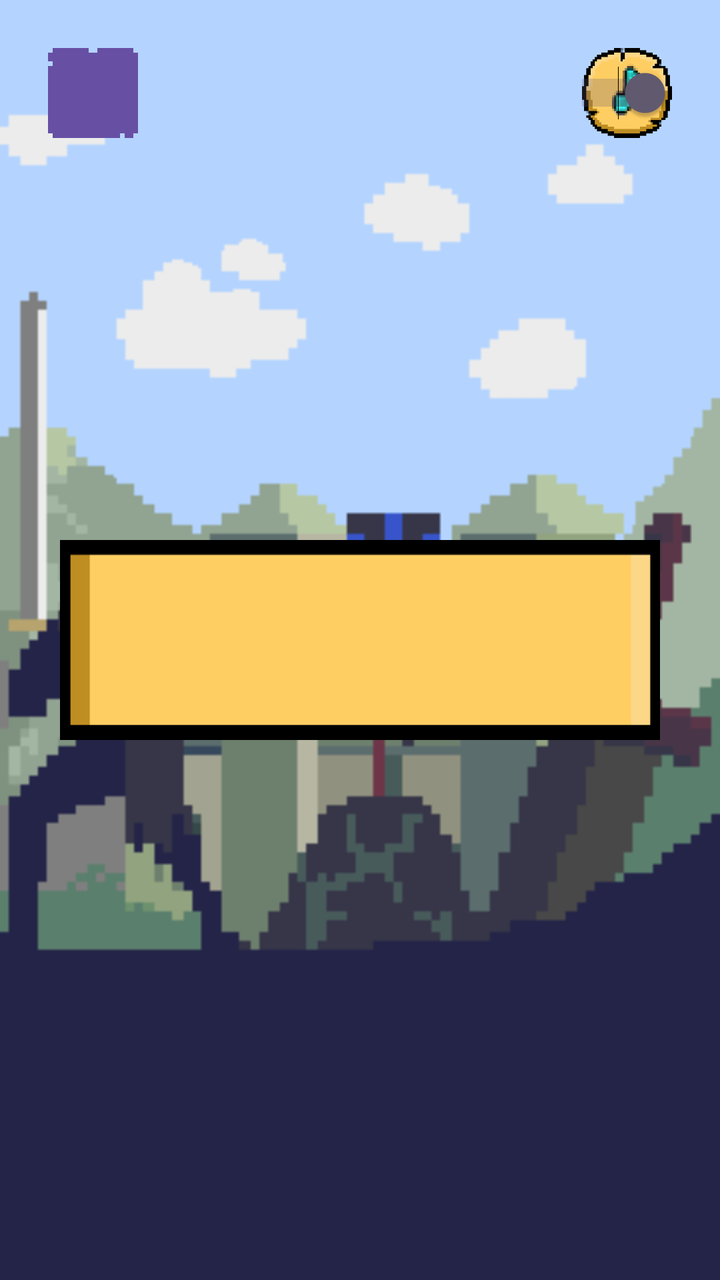
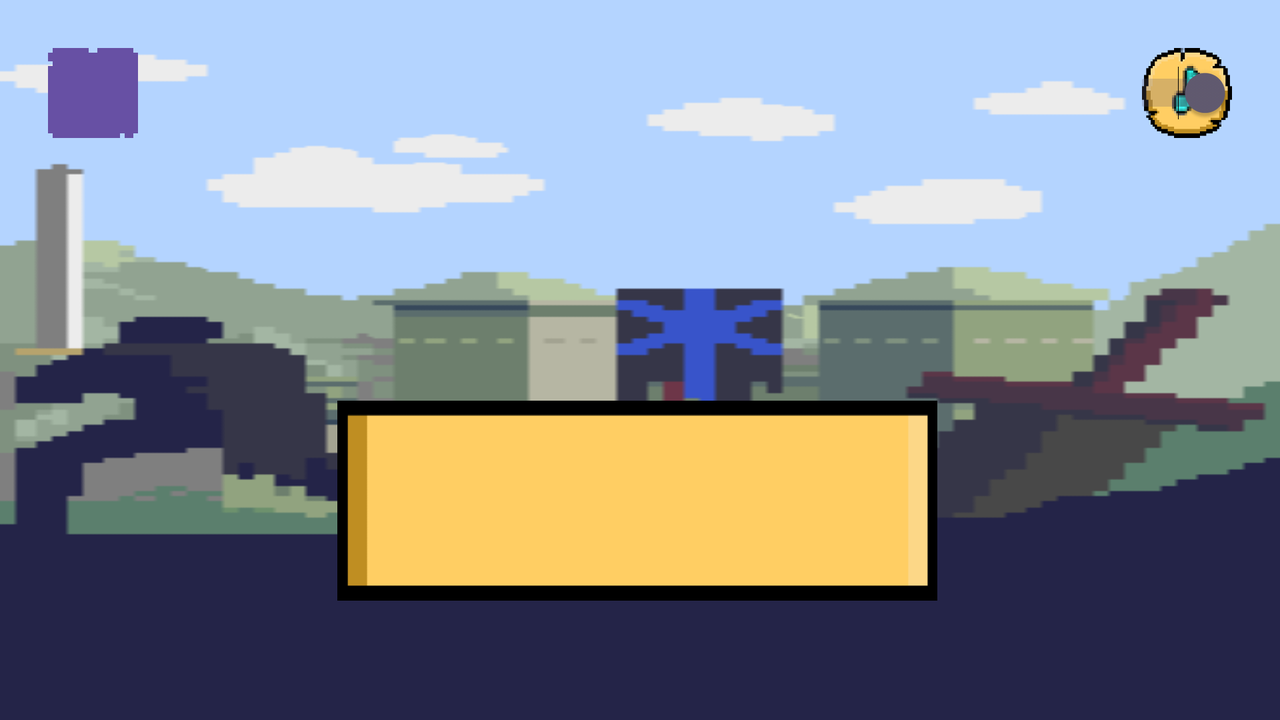

First picture: res/layout/ on a phone held upright. Second picture: the repository's own variant of that layout, on a device whose configuration matches the variant's folder. Source for both follows.
<!-- AndroidManifest.xml: application theme Theme.KnightsConquest -->
<!-- res/layout/activity_host_screen.xml -->
<?xml version="1.0" encoding="utf-8"?>
<androidx.constraintlayout.widget.ConstraintLayout xmlns:android="http://schemas.android.com/apk/res/android"
    xmlns:app="http://schemas.android.com/apk/res-auto"
    xmlns:tools="http://schemas.android.com/tools"
    android:id="@+id/main"
    android:layout_width="match_parent"
    android:layout_height="match_parent"
    tools:context=".HostScreen">

    <ImageView
        android:id="@+id/imageView"
        android:layout_width="match_parent"
        android:layout_height="match_parent"
        android:layout_alignParentBottom="true"
        android:scaleType="fitXY"
        app:srcCompat="@drawable/mainscreen"
        tools:layout_editor_absoluteX="-29dp"
        tools:layout_editor_absoluteY="0dp" />

    <Button
        android:id="@+id/backButtonHostScreen"
        android:layout_width="45dp"
        android:layout_height="45dp"
        android:layout_alignParentStart="true"
        android:layout_alignParentTop="true"
        android:layout_alignParentBottom="false"
        android:layout_marginStart="24dp"
        android:layout_marginTop="24dp"
        android:background="@drawable/backbutton"
        android:checked="true"
        android:enabled="true"
        android:fadeScrollbars="true"
        android:filterTouchesWhenObscured="false"
        android:fitsSystemWindows="false"
        android:forceHasOverlappingRendering="true"
        android:foreground="@drawable/backbutton"
        android:showText="false"
        android:splitTrack="false"
        app:layout_constraintStart_toStartOf="parent"
        app:layout_constraintTop_toTopOf="parent" />


    <TextView
        android:id="@+id/HostButton"
        android:layout_width="300dp"
        android:layout_height="100dp"
        android:background="@drawable/joinpanel"
        android:enabled="true"
        android:gravity="center"
        android:text=""
        android:textStyle="bold"
        android:textSize="24sp"
        android:textColor="#000000"
        app:layout_constraintBottom_toBottomOf="parent"
        app:layout_constraintEnd_toEndOf="parent"
        app:layout_constraintStart_toStartOf="parent"
        app:layout_constraintTop_toTopOf="parent"
        app:layout_constraintVertical_bias="0.5"
        app:layout_constraintHorizontal_bias="0.5" />

    <Switch
        android:id="@+id/musicSwitch"
        android:layout_width="45dp"
        android:layout_height="45dp"
        android:layout_alignParentStart="true"
        android:layout_alignParentTop="true"
        android:layout_alignParentBottom="false"
        android:layout_marginTop="24dp"
        android:layout_marginEnd="24dp"
        android:autoText="false"
        android:background="@drawable/musicswitch"
        android:checked="true"
        android:enabled="true"
        android:fadeScrollbars="true"
        android:filterTouchesWhenObscured="false"
        android:fitsSystemWindows="false"
        android:forceHasOverlappingRendering="true"
        android:foreground="@drawable/musicswitch"
        android:showText="false"
        android:splitTrack="false"
        app:layout_constraintEnd_toEndOf="parent"
        app:layout_constraintTop_toTopOf="parent"
        tools:ignore="MissingConstraints" />

</androidx.constraintlayout.widget.ConstraintLayout>
<!-- resources referenced by this layout -->
<resources>
  <!-- drawable backbutton (drawable) -->
  <?xml version="1.0" encoding="utf-8"?>
  <selector xmlns:android="http://schemas.android.com/apk/res/android">
      <item android:drawable="@drawable/backbuttondisabled" android:state_pressed="true"/>
      <item android:drawable="@drawable/backbuttonactive"/>
  </selector>
  <!-- drawable joinpanel: png bitmap (drawable, 1370 bytes) -->
  <!-- drawable mainscreen: png bitmap (drawable, 4057 bytes) -->
  <!-- drawable musicswitch (drawable) -->
  <?xml version="1.0" encoding="utf-8"?>
  <selector xmlns:android="http://schemas.android.com/apk/res/android">
      <item android:drawable="@drawable/musicdisabledbutton" android:state_checked="false"/>
      <item android:drawable="@drawable/musicpressedbutton" android:state_pressed="true"/>
      <item android:drawable="@drawable/musicactivebutton" android:state_pressed="false"/>
  </selector>
  <!-- from res/values-v23/ -->
  <style name="Theme.KnightsConquest" parent="Base.Theme.KnightsConquest">
          
          <item name="android:navigationBarColor">@android:color/transparent</item>
          <item name="android:statusBarColor">@android:color/transparent</item>
          <item name="android:windowLightStatusBar">?attr/isLightTheme</item>
      </style>
  <!-- drawable backbuttondisabled: png bitmap (drawable, 13074 bytes) -->
  <!-- drawable backbuttonactive: png bitmap (drawable, 13085 bytes) -->
  <!-- drawable musicdisabledbutton: png bitmap (drawable, 2526 bytes) -->
  <!-- drawable musicpressedbutton: png bitmap (drawable, 13678 bytes) -->
  <!-- drawable musicactivebutton: png bitmap (drawable, 2520 bytes) -->
  <style name="Base.Theme.KnightsConquest" parent="Theme.Material3.DayNight.NoActionBar">
          
          
      </style>
</resources>
<!-- res/layout-land/activity_host_screen.xml (the repository's variant of the layout above) -->
<!-- drawn on the phone turned sideways -->
<?xml version="1.0" encoding="utf-8"?>
<androidx.constraintlayout.widget.ConstraintLayout xmlns:android="http://schemas.android.com/apk/res/android"
    xmlns:app="http://schemas.android.com/apk/res-auto"
    xmlns:tools="http://schemas.android.com/tools"
    android:id="@+id/main"
    android:layout_width="match_parent"
    android:layout_height="match_parent"
    tools:context=".HostScreen">

    <ImageView
        android:id="@+id/imageView"
        android:layout_width="match_parent"
        android:layout_height="match_parent"
        android:layout_alignParentBottom="true"
        android:scaleType="fitXY"
        app:srcCompat="@drawable/mainscreen"
        tools:layout_editor_absoluteX="-29dp"
        tools:layout_editor_absoluteY="0dp" />

    <Button
        android:id="@+id/backButtonHostScreen"
        android:layout_width="45dp"
        android:layout_height="45dp"
        android:layout_alignParentStart="true"
        android:layout_alignParentTop="true"
        android:layout_alignParentBottom="false"
        android:layout_marginStart="24dp"
        android:layout_marginTop="24dp"
        android:autoText="false"
        android:background="@drawable/backbutton"
        android:checked="true"
        android:enabled="true"
        android:fadeScrollbars="true"
        android:filterTouchesWhenObscured="false"
        android:fitsSystemWindows="false"
        android:forceHasOverlappingRendering="true"
        android:foreground="@drawable/backbutton"
        android:showText="false"
        android:splitTrack="false"
        app:layout_constraintStart_toStartOf="parent"
        app:layout_constraintTop_toTopOf="parent" />


    <TextView
        android:id="@+id/HostButton"
        android:layout_width="300dp"
        android:layout_height="100dp"
        android:layout_alignParentStart="true"
        android:layout_alignParentTop="true"
        android:layout_alignParentEnd="true"
        android:layout_alignParentBottom="false"
        android:layout_marginStart="90dp"
        android:layout_marginTop="200dp"
        android:layout_marginEnd="90dp"
        android:background="@drawable/joinpanel"
        android:enabled="true"
        android:fadeScrollbars="true"
        android:filterTouchesWhenObscured="false"
        android:fitsSystemWindows="false"
        android:forceHasOverlappingRendering="true"
        android:gravity="center"
        android:text=""
        android:textStyle="bold"
        android:textSize="24sp"
        android:textColor="#000000"
        app:layout_constraintBottom_toBottomOf="parent"
        app:layout_constraintEnd_toEndOf="parent"
        app:layout_constraintHorizontal_bias="0.492"
        app:layout_constraintStart_toStartOf="parent"
        app:layout_constraintTop_toTopOf="parent"
        app:layout_constraintVertical_bias="0.003"
        tools:ignore="MissingConstraints" />

    <Switch
        android:id="@+id/musicSwitch"
        android:layout_width="45dp"
        android:layout_height="45dp"
        android:layout_alignParentStart="true"
        android:layout_alignParentTop="true"
        android:layout_alignParentBottom="false"
        android:layout_marginTop="24dp"
        android:layout_marginEnd="24dp"
        android:autoText="false"
        android:background="@drawable/musicswitch"
        android:checked="true"
        android:enabled="true"
        android:fadeScrollbars="true"
        android:filterTouchesWhenObscured="false"
        android:fitsSystemWindows="false"
        android:forceHasOverlappingRendering="true"
        android:foreground="@drawable/musicswitch"
        android:showText="false"
        android:splitTrack="false"
        app:layout_constraintEnd_toEndOf="parent"
        app:layout_constraintTop_toTopOf="parent"
        tools:ignore="MissingConstraints" />

</androidx.constraintlayout.widget.ConstraintLayout>
